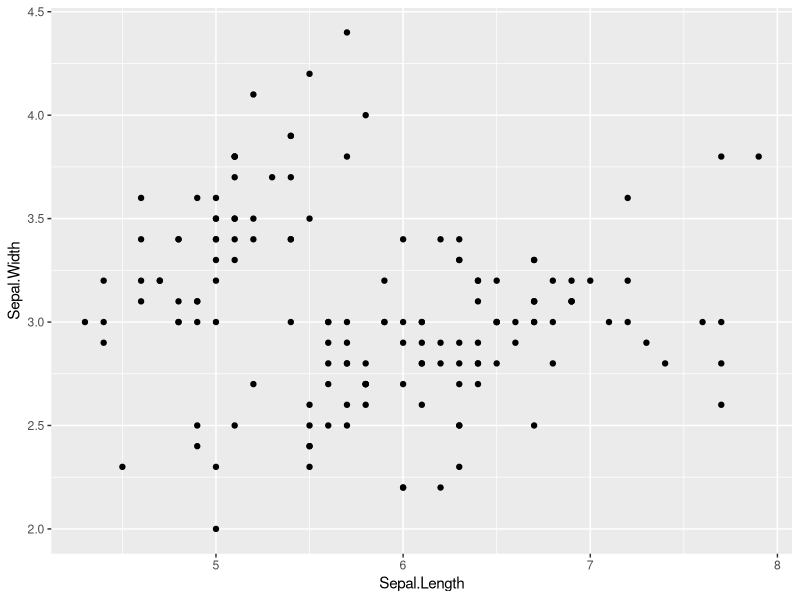
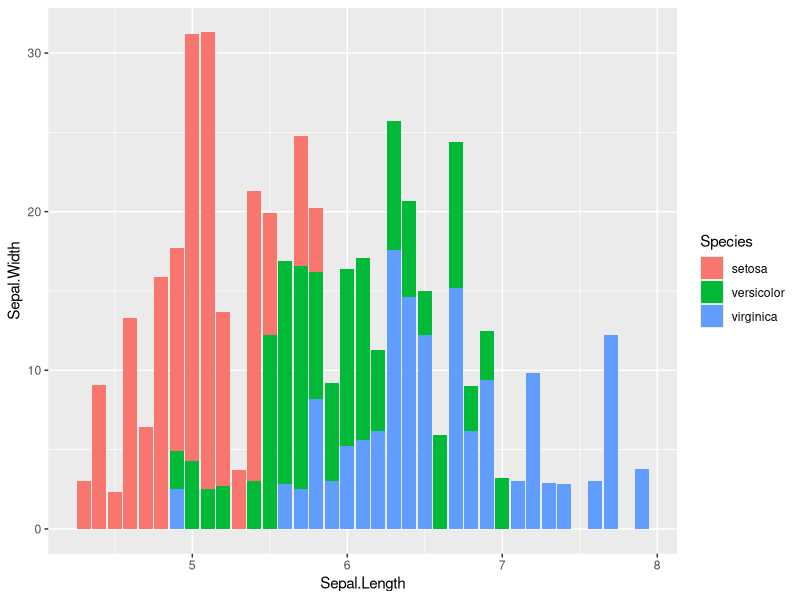
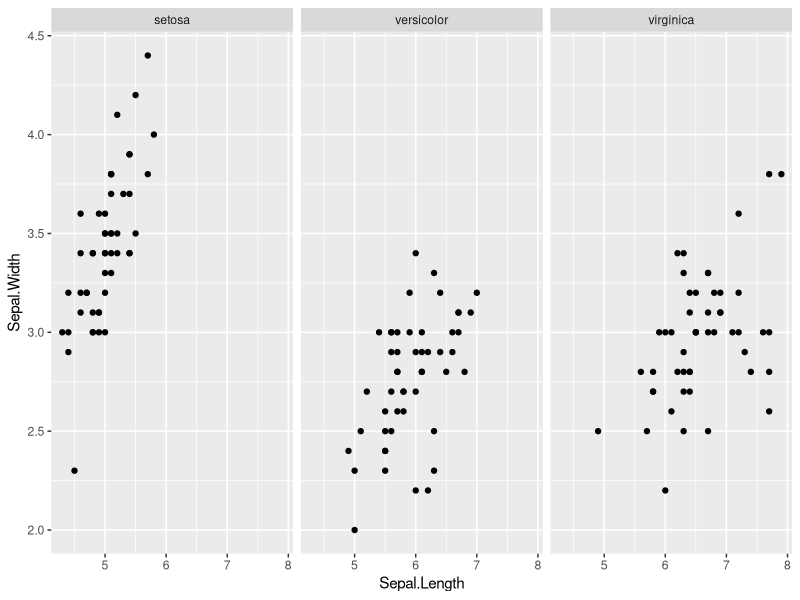
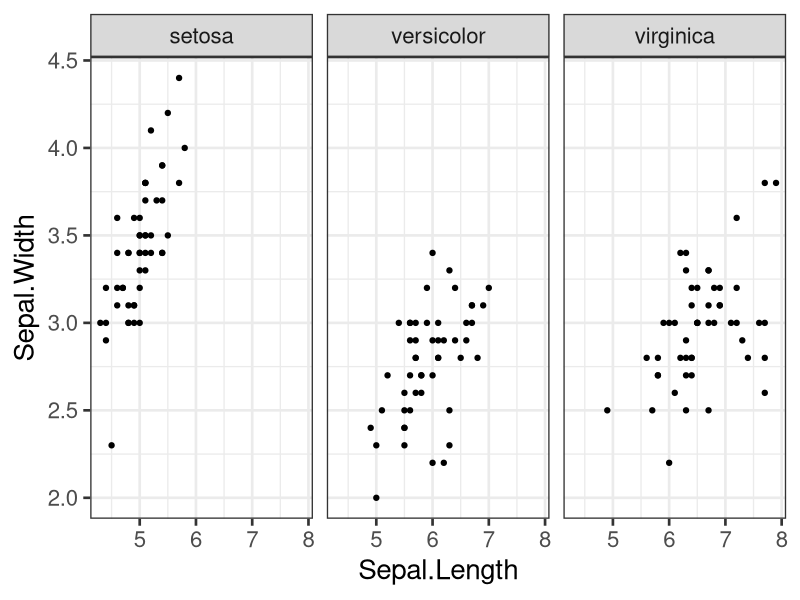
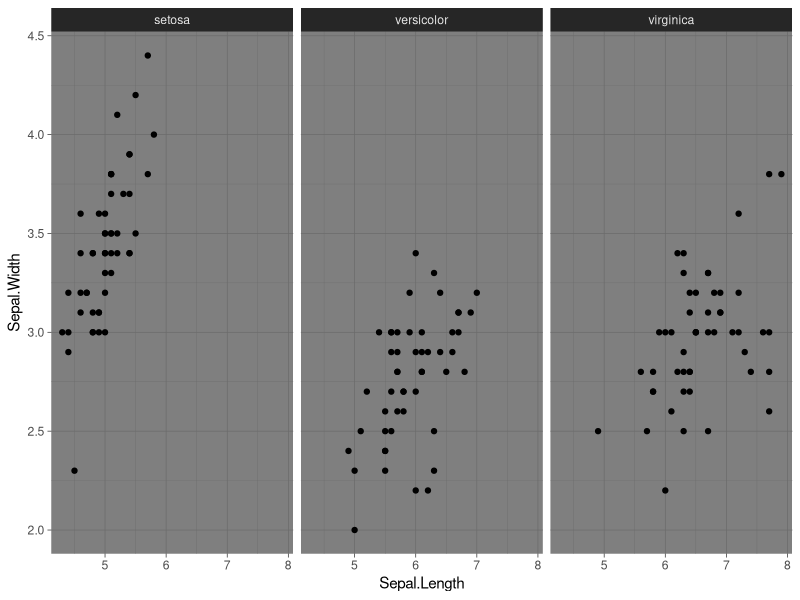
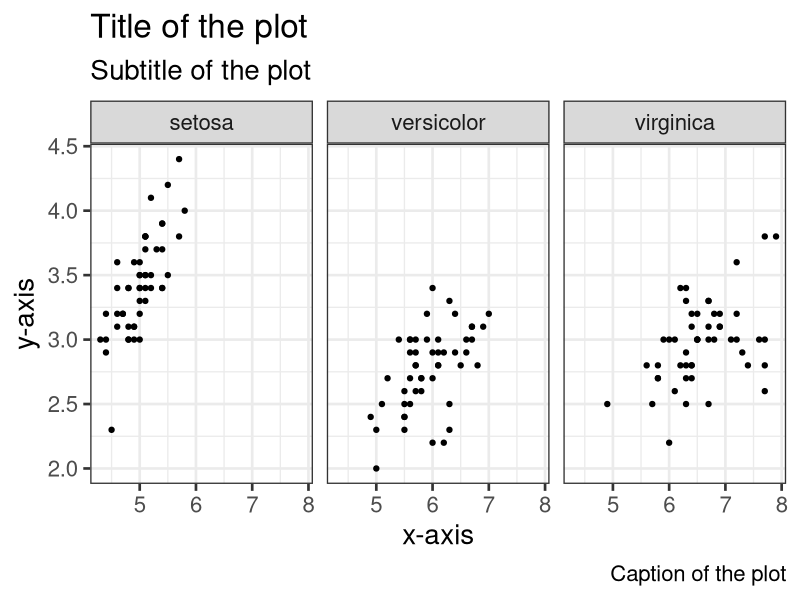
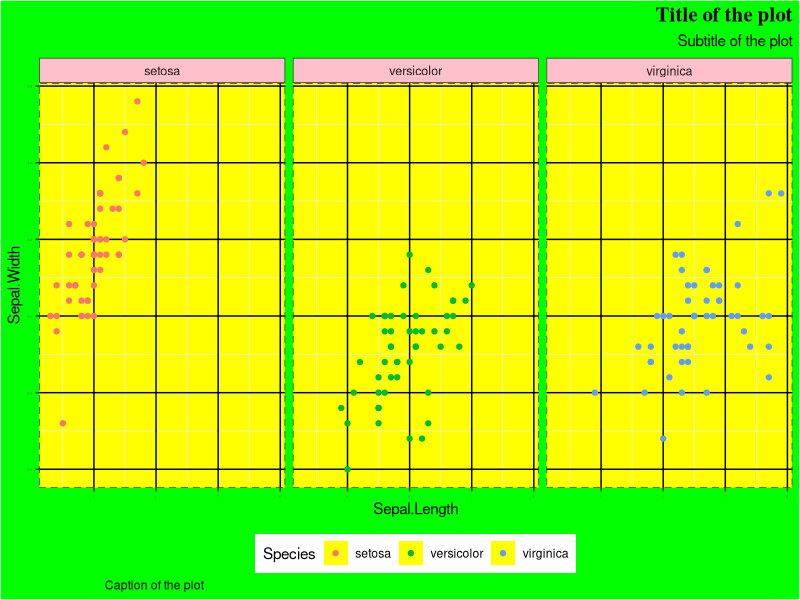
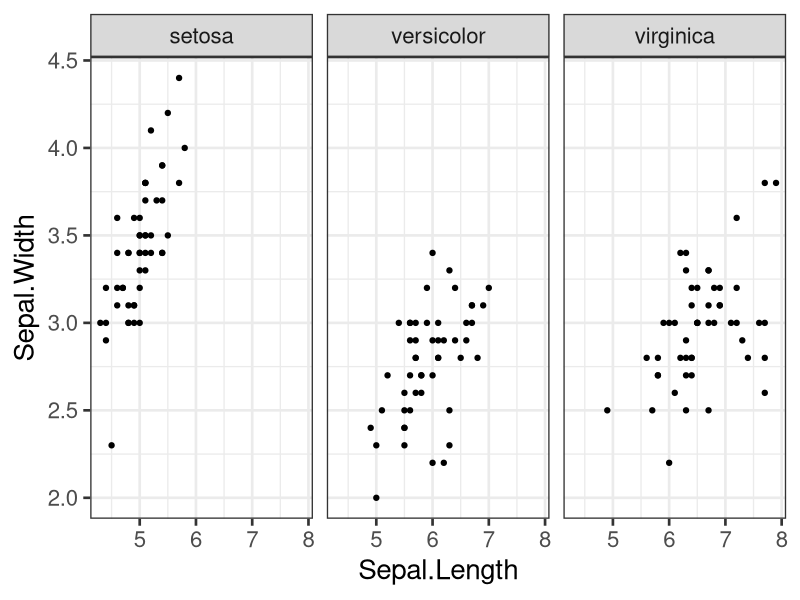

R code for these plots, in order:
## ---- chunk 1
knitr::opts_chunk$set(echo = TRUE)
## ---- chunk 2
library(ggplot2)
## ---- chunk 3
library(ggplot2)

iris->dataset

## Scatter plot
ggplot(dataset, aes(x = Sepal.Length, y = Sepal.Width)) +
  geom_point() ->p1

p1
## Bar plot
ggplot(dataset, aes(x = Sepal.Length, y = Sepal.Width, fill = Species)) +
  geom_bar(stat = "identity", position = "stack") ->p2

p2
## ---- chunk 4
library(ggplot2)
iris->dataset

ggplot(dataset, aes(x = Sepal.Length, y = Sepal.Width)) +
  geom_point() ->p

p+ facet_wrap(~Species)->p
p

## ---- chunk 5
library(ggplot2)

iris->dataset

# Scatter Plot
ggplot(dataset, aes(x = Sepal.Length, y = Sepal.Width)) +
  geom_point() ->p

p+ facet_wrap(~Species)->p

## theme_bw()
p+theme_bw(base_size=20)->p1
p1

## theme_dark()
p+theme_dark()->p2
p2
## ---- chunk 6
library(ggplot2)

iris->dataset

# Scatter Plot
ggplot(dataset, aes(x = Sepal.Length, y = Sepal.Width)) +
  geom_point() ->p

p+ facet_wrap(~Species)->p

## theme_bw()
p+theme_bw(base_size=20)->p

## Lab Function
p+labs(title = "Title of the plot",
       subtitle = "Subtitle of the plot",
       caption = "Caption of the plot",
       x = "x-axis",
       y = "y-axis")->p
p
## ---- chunk 7
library(ggplot2)

iris->dataset

# Scatter Plot
ggplot(dataset, aes(x = Sepal.Length, y = Sepal.Width, color = Species)) +
  geom_point() ->p

p+ facet_wrap(~Species)->p

## theme of the plot
p+theme_bw()->p

## Lab Function
p+labs(title = "Title of the plot",
       subtitle = "Subtitle of the plot",
       caption = "Caption of the plot")->p

## theme function
p+theme(legend.position = "bottom",
        plot.title = element_text(family = "serif",              # Font family
                                  face = "bold",                 # Font face
                                  size = 15,                     # Font size
                                  hjust = 1,                     # Horizontal adjustment
                                  vjust = 1),                   # Vertical adjustment
        plot.subtitle = element_text(hjust = 1),
        plot.caption = element_text(hjust = 0.1),
        panel.background = element_rect(fill = "yellow"),
        axis.text = element_text(size = 2),
        strip.background = element_rect(fill = "pink"),
        strip.text = element_text(size = 9),
        plot.background = element_rect(fill = "green"),
        panel.border = element_rect(linetype = "dashed"),
        panel.grid.major = element_line(colour = "black"))->p 
p
## ---- chunk 8
library(ggplot2)

iris->dataset

# Scatter Plot
ggplot(dataset, aes(x = Sepal.Length, y = Sepal.Width)) +
  geom_point() ->p

p+ facet_wrap(~Species)->p

## theme_bw()
p+theme_bw(base_size=20)->p1
p1

## theme_dark()
p+theme_dark()->p2
p2
## ---- chunk 9
# install.packages("gridExtra")
library(ggplot2)
library(gridExtra)

# Combine the plots with gridExtra
grid.arrange(p1, p2) 
## ---- chunk 10
library(ggplot2)

iris->dataset

# Scatter Plot
ggplot(dataset, aes(x = Sepal.Length, y = Sepal.Width)) +
  geom_point() ->p

p+ facet_wrap(~Species)->p

## theme_bw()
p+theme_bw(base_size=20)->p

## save the plot
ggsave("~/ggplot/plot.png", width = 3200, height = 2800, unit = "px")


